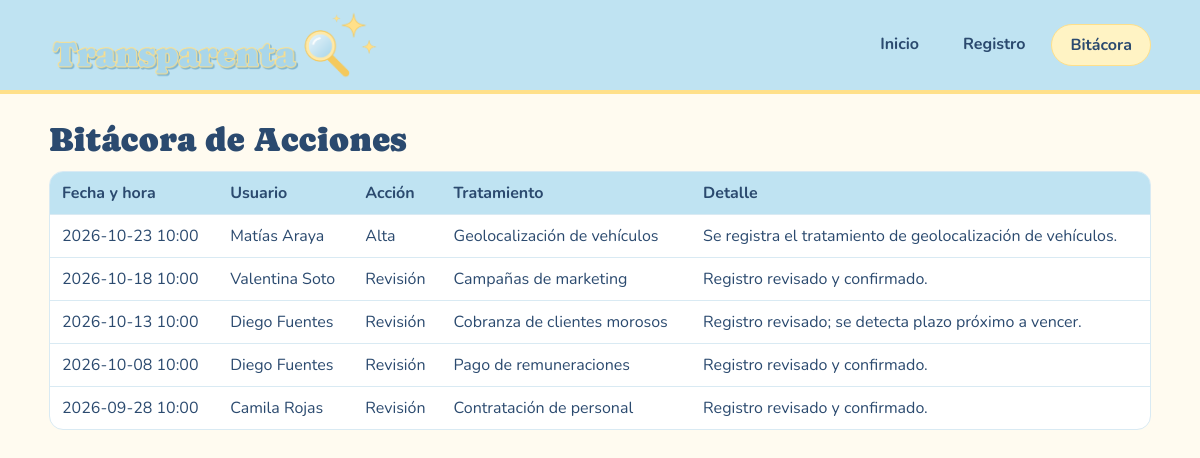
/bitacora, run on the app's committed database.
### tables this page shows
CREATE TABLE bitacora (
    id             INTEGER PRIMARY KEY AUTOINCREMENT,
    fecha_hora     TEXT NOT NULL,
    usuario        TEXT NOT NULL,
    accion         TEXT NOT NULL,
    tratamiento_id INTEGER REFERENCES tratamiento(id),
    detalle        TEXT
);

CREATE TABLE tratamiento (
    id                  INTEGER PRIMARY KEY AUTOINCREMENT,
    area_id             INTEGER NOT NULL REFERENCES area(id),
    actividad           TEXT NOT NULL,
    finalidad           TEXT,
    categoria_dato      TEXT NOT NULL CHECK (categoria_dato IN ('Común','Económico','Sensible','Geolocalización')),
    detalle_datos       TEXT,
    grupo_titular       TEXT NOT NULL CHECK (grupo_titular IN ('Empleados','Empleados Externos','Proveedores','Clientes','Postulantes')),
    titulares           TEXT NOT NULL CHECK (titulares IN ('Adultos','Adolescentes (14-17)','Niños y niñas (<14)')),
    base_licitud        TEXT CHECK (base_licitud IN ('Consentimiento','Contrato','Obligación legal','Interés legítimo','Obligación económica','Defensa de derechos') OR base_licitud IS NULL),
    origen              TEXT,
    responsable         TEXT,
    plazo_meses         INTEGER,
    fecha_inicio        TEXT NOT NULL,
    tercero_id          INTEGER REFERENCES tercero(id),
    medidas_seguridad   TEXT,
    revisado_por        TEXT,
    fecha_revision      TEXT,
    suprimido           INTEGER NOT NULL DEFAULT 0 CHECK (suprimido IN (0,1))
);

### Aplicacion/app.py (the view)
@app.route("/bitacora")
def bitacora():
    con = conectar()
    filas = con.execute("""SELECT b.*, t.actividad FROM bitacora b
                           LEFT JOIN tratamiento t ON t.id = b.tratamiento_id ORDER BY b.id DESC""").fetchall()
    con.close()
    return render_template("bitacora.html", filas=filas)

### Aplicacion/app.py (called while the page is built)
def conectar():
    con = sqlite3.connect(RUTA_BD)
    con.row_factory = sqlite3.Row
    con.execute("PRAGMA foreign_keys = ON")
    return con

### Aplicacion/templates/bitacora.html
{% extends "base.html" %}
{% block contenido %}
<h1>Bitácora de Acciones</h1>
<table>
  <tr><th>Fecha y hora</th><th>Usuario</th><th>Acción</th><th>Tratamiento</th><th>Detalle</th></tr>
  {% for b in filas %}
  <tr><td>{{ b.fecha_hora }}</td><td>{{ b.usuario }}</td><td>{{ b.accion }}</td><td>{{ b.actividad or '—' }}</td><td>{{ b.detalle }}</td></tr>
  {% endfor %}
</table>
{% endblock %}

### data on the page
bitacora: fecha_hora "2026-10-23 10:00", usuario "Matías Araya", accion "Alta", actividad "Geolocalización de vehículos", detalle "Se registra el tratamiento de geolocalización de vehículos."
bitacora: fecha_hora "2026-10-18 10:00", usuario "Valentina Soto", accion "Revisión", actividad "Campañas de marketing", detalle "Registro revisado y confirmado."
bitacora: fecha_hora "2026-10-13 10:00", usuario "Diego Fuentes", accion "Revisión", actividad "Cobranza de clientes morosos", detalle "Registro revisado; se detecta plazo próximo a vencer."
bitacora: fecha_hora "2026-10-08 10:00", usuario "Diego Fuentes", accion "Revisión", actividad "Pago de remuneraciones", detalle "Registro revisado y confirmado."
bitacora: fecha_hora "2026-09-28 10:00", usuario "Camila Rojas", accion "Revisión", actividad "Contratación de personal", detalle "Registro revisado y confirmado."
